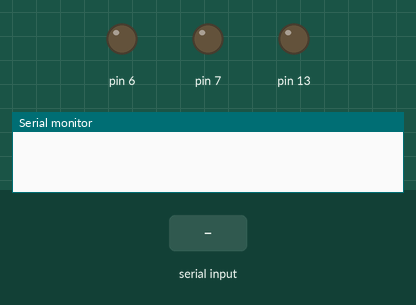
The sketch below on a simulated Arduino Uno, built with avr-gcc and run on an emulated ATmega328P. On the bench: output pins drawn as LEDs (lit = HIGH), the last lines printed to the serial monitor. The test bench sets the inputs (shaded band).

Above: at 1.2 s.
1.3 s: "1" received over Serial
At 2.5 s:
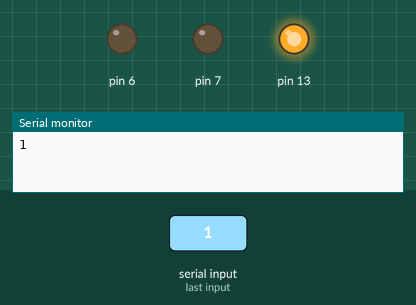
2.8 s: "2" received over Serial
Timing chart, 0 to 5.8 s (numbered marks = the images above; inputs shaded):
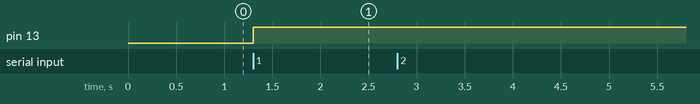

The sketch:

toufiq_project.ino
```cpp
#include <SoftwareSerial.h>
char val=0;
void setup() {
  pinMode(13,OUTPUT);
  Serial.begin(9600);      // Serial Monitor
   // HC-05 default speed in communication mode
  pinMode(7,OUTPUT);
  pinMode(6,OUTPUT);
}
void loop() {

  if (Serial.available()  > 0)
    {
      val = Serial.read();
      Serial.println(val);

      if (val == '1'){
        pinMode(7,LOW);
        digitalWrite(13,HIGH);
      }
      else if(val == '2'){
       pinMode(7,HIGH);
       digitalWrite(13,HIGH);
      }
      else if(val == '3'){
       pinMode(6,LOW);
       digitalWrite(13,HIGH);
      }
      else if(val == '4'){
       pinMode(6,HIGH);
       digitalWrite(13,HIGH);
      }
      else{
        pinMode(6,HIGH);
        pinMode(7,HIGH);
      }
    }
  // pinMode(7,LOW);
  // delay(3000);
  // pinMode(7,HIGH);
  // delay(2000);
}
```

Measured:
- after the input at 1.3 s, pin 13: LOW → HIGH at once
